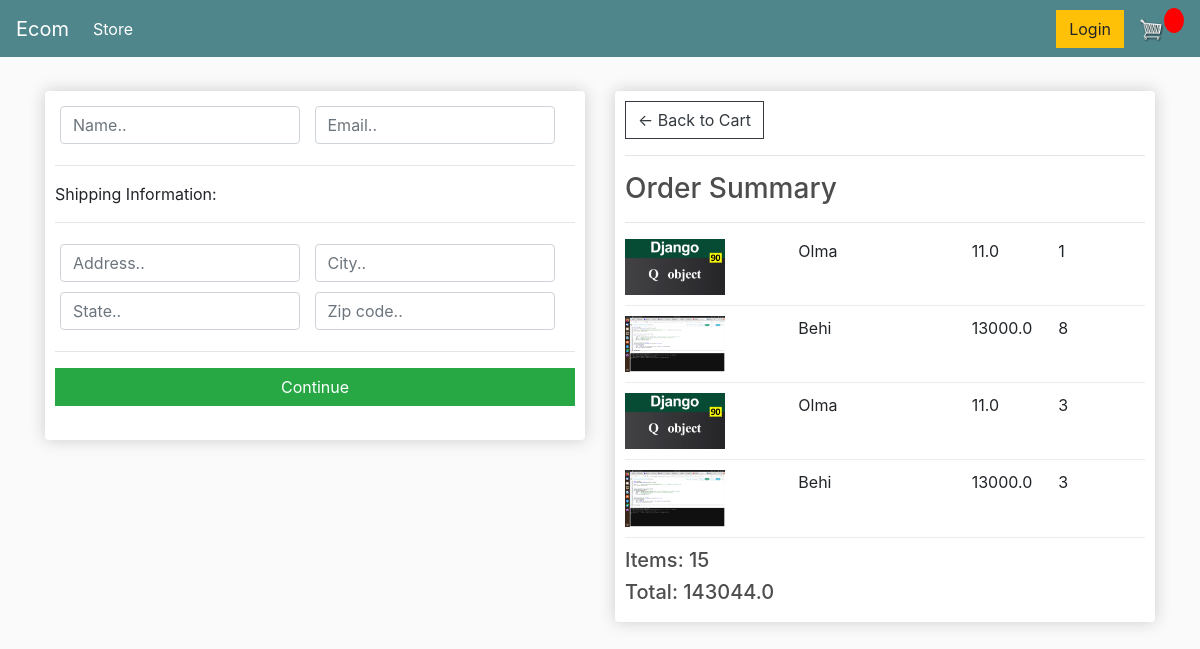
Screenshot of /checkout/ (signed in) with the database file from the repository.
### store/models.py (models this page shows, shortened)
class OrderItem(models.Model):
    product = models.ForeignKey(Product, on_delete=models.SET_NULL, null=True)
    order = models.ForeignKey(Order, on_delete=models.SET_NULL, null=True)
    quantity = models.IntegerField(default=0, null=True, blank=True)
    date_added = models.DateField(auto_now=True, null=True)
    @property
    def get_total(self):
        total = self.product.price * self.quantity
        return total

class Product(models.Model):
    name = models.CharField(max_length=100, null=True, blank=True)
    price = models.FloatField()
    digital = models.BooleanField(default=False, null=True, blank=True)
    image = models.ImageField(upload_to='images')
    @property
    def imageUrl(self):
        try:
            url = self.image.url
        except:
            url = ''
        return url

class Order(models.Model):
    customer = models.ForeignKey(Customer, null=True, on_delete=models.CASCADE)
    date_created = models.DateTimeField(auto_now_add=True, null=True)
    complete = models.BooleanField(default=False, null=True, blank=True)
    transaction_id = models.CharField(max_length=100, null=True)
    @property
    def get_cart_total(self):
        order_items = self.orderitem_set.all()
        total = sum([item.get_total for item in order_items])
        return total
    @property
    def get_cart_items(self):
        order_items = self.orderitem_set.all()
        total = sum([item.quantity for item in order_items])
        return total

### store/views.py (the view)
# urls.py: path('checkout/',views.checkout,name='checkout'),
def checkout(request):
    if request.user.is_authenticated:
        customer = request.user.customer
        order = Order.objects.filter(customer=customer, complete=False).first()
        items = order.orderitem_set.all()
    else:
        items = []
        order = {'get_cart_items':0,'get_cart_total':0}
    context = {
        'items': items,
        'order': order,
    }
    return render(request, 'store/checkout.html', context)

### templates/store/checkout.html (shortened to what this page needs)
{% extends 'store/main.html' %}
{% load static %}
{% block content %}
    <div class="row">
        <div class="col-lg-6">
            <div class="box-element" id="form-wrapper">
                <form id="form">
                    <div id="user-info">
                        <div class="form-field">
                            <input required class="form-control" type="text" name="name" placeholder="Name..">
                        </div>
                        <div class="form-field">
                            <input required class="form-control" type="email" name="email" placeholder="Email..">
                        </div>
                    </div>
                    <div id="shipping-info">
                        <hr>
                        <p>Shipping Information:</p>
                        <hr>
                        <div class="form-field">
                            <input class="form-control" type="text" name="address" placeholder="Address..">
                        </div>
                        <div class="form-field">
                            <input class="form-control" type="text" name="city" placeholder="City..">
                        </div>
                        <div class="form-field">
                            <input class="form-control" type="text" name="state" placeholder="State..">
                        </div>
                        <div class="form-field">
                            <input class="form-control" type="text" name="zipcode" placeholder="Zip code..">
                        </div>
                    </div>
                    <hr>
                    <input id="form-button" class="btn btn-success btn-block" type="submit" value="Continue">
                </form>
                <br>
            </div>
        </div>
        <div class="col-lg-6">
            <div class="box-element">
                <a  class="btn btn-outline-dark" href="{% url 'card' %}">&#x2190; Back to Cart</a>
                <hr>
                <h3>Order Summary</h3>
                <hr>
                {% for j in items %}
                <div class="cart-row">
                    <div style="flex:2"><img class="row-image" src="{{ j.product.imageUrl }}"></div>
                    <div style="flex:2"><p>{{ j.product.name }}</p></div>
                    <div style="flex:1"><p>{{ j.product.price }}</p></div>
                    <div style="flex:1"><p>{{ j.quantity }}</p></div>
                </div>
                {% endfor %}
                <h5>Items:  {{ order.get_cart_items }}</h5>
                <h5>Total:   {{ order.get_cart_total }}</h5>
            </div>
        </div>
    </div>
{% endblock %}

### static/css/main.css (style rules this page uses)
body { background-color: hsl(0, 0%, 98%); }
h1,h2,h3,h4,h5,h6 { color:hsl(0, 0%, 30%); }
.box-element { box-shadow:hsl(0, 0%, 80%) 0 0 16px; background-color: #fff; border-radius: 4px; padding: 10px; }
.col-lg-4, .col-lg-6, .col-lg-8, .col-lg-12 { margin-top: 10px; }
.btn { border-radius: 0; }
.row-image { width: 100px; }
.form-field { width:250px; display: inline-block; padding: 5px; }
.cart-row { display: flex; align-items: flex-stretch; padding-bottom: 10px; margin-bottom: 10px; border-bottom: 1px solid #ececec; }

### rows the page displays
OrderItem: product.imageUrl (picture), product.name "Olma", product.price "11.0", quantity "1"
OrderItem: product.imageUrl (picture), product.name "Behi", product.price "13000.0", quantity "8"
OrderItem: product.imageUrl (picture), product.name "Olma", product.price "11.0", quantity "3"
OrderItem: product.imageUrl (picture), product.name "Behi", product.price "13000.0", quantity "3"
Order: get_cart_items "15", get_cart_total "143044.0"
